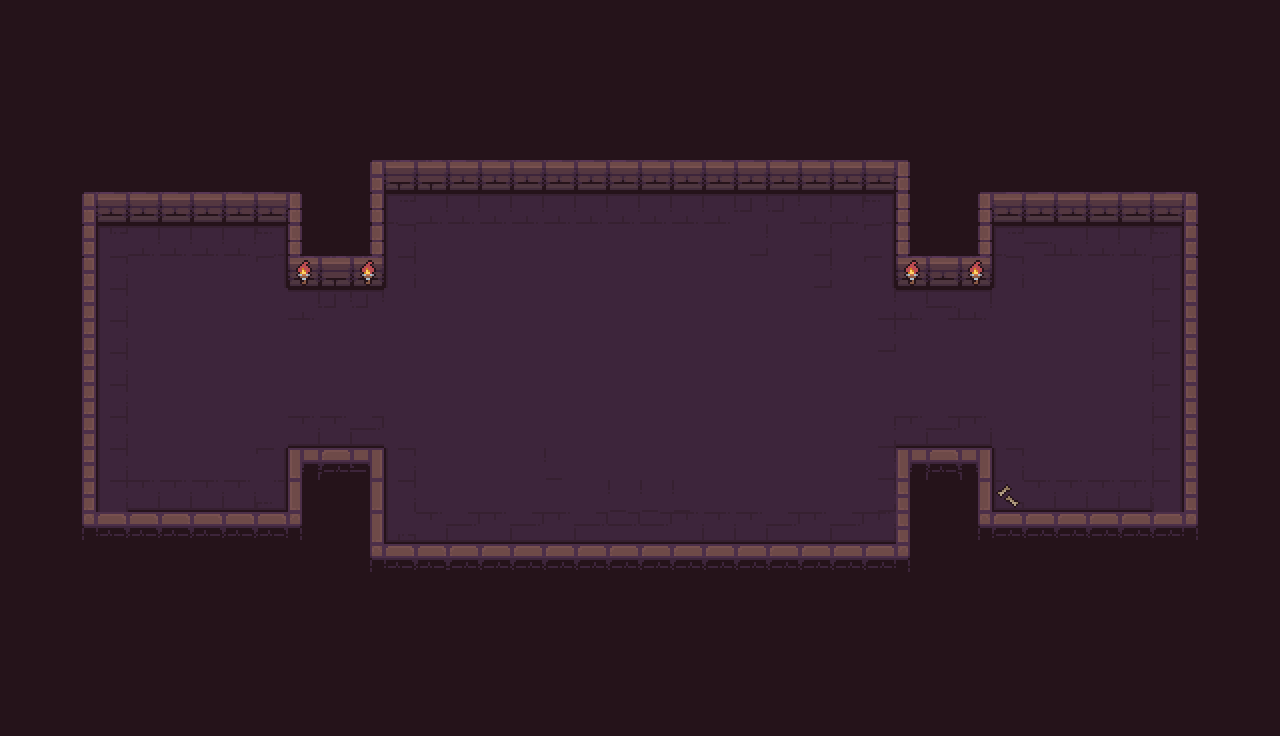

Tiled map render using the project's own tile images. Description and the whole map definition, tile-layer contents included, below:
An orthogonal 40x23 tile map with 32x32 px tiles, 1 tile layer (Tile Layer 1) and 12 objects.

<map version="1.10" tiledversion="1.11.2" orientation="orthogonal" renderorder="right-down" width="40" height="23" tilewidth="32" tileheight="32" infinite="0" nextlayerid="6" nextobjectid="29">
 <tileset firstgid="1" source="Environment.tsx" />
 <layer id="1" name="Tile Layer 1" width="40" height="23">
  <data encoding="csv">
206,206,206,206,206,206,206,206,206,206,206,206,206,206,206,206,206,206,206,206,206,206,206,206,206,206,206,206,206,206,206,206,206,206,206,206,206,206,206,206,
206,206,206,206,206,206,206,206,206,206,206,206,206,206,206,206,206,206,206,206,206,206,206,206,206,206,206,206,206,206,206,206,206,206,206,206,206,206,206,206,
206,206,206,206,206,206,206,206,206,206,206,206,206,206,206,206,206,206,222,206,206,206,206,206,206,206,206,206,206,206,206,206,206,206,206,206,206,206,50,206,
206,206,206,206,206,206,206,206,206,206,222,206,206,206,206,206,206,206,206,206,206,206,206,206,206,206,206,206,206,206,206,206,206,206,206,206,206,206,50,50,
206,206,206,206,206,206,206,238,238,206,206,206,206,206,206,206,206,206,206,206,206,206,206,206,206,206,206,206,206,206,206,206,206,221,221,221,221,221,50,50,
206,238,238,238,238,238,238,238,238,238,189,97,98,98,104,104,104,104,104,104,104,104,104,104,104,104,104,104,107,221,221,221,206,221,221,221,221,221,50,50,
206,206,182,104,104,104,104,104,104,101,189,102,119,120,120,120,120,120,120,120,120,120,120,133,133,120,120,122,107,221,2147483749,2147483752,2147483752,2147483752,2147483752,2147483752,2147483752,2147483830,50,50,
206,206,97,199,120,120,120,120,122,101,189,102,215,217,217,217,217,217,217,217,217,217,217,135,217,135,217,218,107,221,2147483749,119,121,120,120,120,122,2147483745,50,50,
206,206,97,215,217,217,217,217,218,103,100,103,215,217,217,217,217,217,217,217,217,217,217,217,217,135,217,218,103,104,103,215,2147483865,2147483865,2147483865,2147483865,2147483863,2147483745,50,50,
206,206,129,215,217,217,217,217,217,120,133,133,217,217,217,217,217,217,217,217,217,217,217,217,217,217,217,135,120,121,120,2147483865,2147483865,2147483865,2147483865,2147483865,2147483863,2147483777,50,50,
206,206,129,215,217,217,217,217,217,217,217,217,217,217,217,217,217,217,217,217,217,217,217,217,217,217,217,135,217,217,217,217,217,2147483865,2147483865,2147483865,2147483863,2147483777,50,50,
206,206,129,215,217,217,217,217,217,217,217,217,217,217,217,217,217,217,217,217,217,217,217,217,217,217,217,217,217,217,217,217,217,2147483865,2147483865,2147483865,2147483863,2147483777,50,50,
206,206,129,215,217,217,217,217,217,217,217,217,217,217,217,217,217,217,217,217,217,217,217,217,217,217,217,217,217,217,217,2147483865,2147483865,2147483865,2147483865,2147483865,2147483863,2147483777,50,50,
206,206,129,215,217,217,217,217,217,232,232,233,217,217,217,217,217,217,217,217,217,217,217,217,217,217,217,135,232,147,232,2147483865,2147483865,2147483865,2147483865,2147483865,2147483863,2147483777,50,50,
206,206,129,215,217,217,217,217,218,149,163,150,215,217,217,217,217,132,217,217,217,217,217,217,217,217,217,135,149,249,2147483797,215,2147483865,2147483865,2147483865,2147483865,2147483863,2147483777,50,50,
206,206,129,215,232,232,232,232,234,235,238,198,215,217,217,217,217,217,217,132,132,132,217,217,217,217,217,135,219,221,2147483883,231,232,232,232,232,2147483863,2147483777,50,50,
206,206,246,249,249,249,249,249,249,251,51,230,151,232,233,232,233,232,233,233,233,232,232,232,233,232,233,232,219,221,2147483899,2147483897,2147483897,2147483897,2147483897,2147483897,2147483897,2147483894,50,50,
206,206,238,238,238,238,238,238,238,238,51,246,247,247,163,163,163,163,163,163,163,163,163,163,163,163,163,163,171,221,221,221,206,206,206,206,50,50,50,50,
206,206,206,238,206,206,206,206,206,206,221,51,51,51,51,51,51,51,51,51,51,51,206,222,222,222,206,206,206,206,206,206,206,206,206,206,50,50,50,50,
206,206,206,206,206,206,206,206,206,206,206,206,221,221,221,206,51,51,51,51,206,206,206,206,206,206,206,206,206,206,206,206,206,206,206,206,206,206,50,50,
206,206,206,206,206,206,206,206,206,206,206,206,221,206,206,206,206,206,206,206,206,206,206,206,206,206,206,206,206,206,206,206,206,206,206,206,206,206,206,50,
206,206,206,206,206,206,206,206,206,206,206,206,206,206,206,206,206,206,206,206,206,206,206,206,206,206,206,206,206,206,206,206,206,206,206,206,206,206,206,206,
206,206,206,206,206,206,206,206,206,206,206,206,206,206,206,206,206,206,206,206,206,206,206,206,206,206,206,206,206,206,206,206,206,206,206,206,206,206,206,206
</data>
 </layer>
 <objectgroup id="5" name="Collision Layer">
  <object id="6" x="1182.67" y="202" width="51.3333" height="310.667" />
  <object id="7" x="993.333" y="177.333" width="188" height="40.6667" />
  <object id="11" x="898.667" y="452.667" width="90" height="121.333" />
  <object id="13" x="369" y="543" width="527" height="59" />
  <object id="14" x="368" y="140" width="523" height="48" />
  <object id="15" x="282" y="183" width="98" height="105" />
  <object id="17" x="286" y="452" width="93" height="105" />
  <object id="18" x="39" y="183" width="55" height="360" />
  <object id="22" x="82" y="515" width="213" height="32" />
  <object id="23" x="92" y="181" width="193" height="40" />
  <object id="24" x="997" y="516" width="183" height="33" />
  <object id="27" x="895" y="181" width="97" height="107" />
 </objectgroup>
</map>
